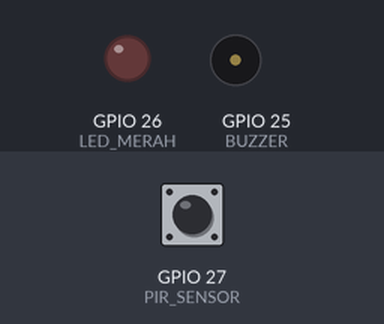
Recording of a sketch running on a simulated ESP32. On the bench: output pins drawn as LEDs (lit = HIGH), buzzer (waves = sounding, pin HIGH). The inputs (shaded band) are chosen by the test bench; at power-on: GPIO 27 (PIR_SENSOR) HIGH. WiFi joins after 1.5 s; servers stay silent unless stated; web services answer with replies made up by the test bench; what the sketch prints to the serial monitor is not drawn.

Above: at 2.7 s.
2.8 s: GPIO 27 (PIR_SENSOR) pulsed LOW 2 times (0.12 s each, 0.3 s apart)
At 3.7 s:
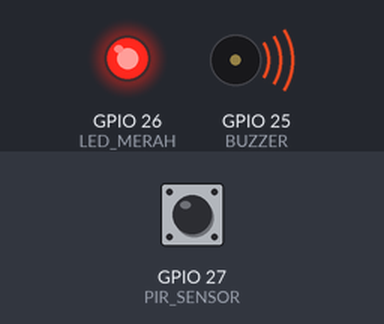
Timing chart, 0 to 14.6 s (numbered marks = the images above; inputs shaded):
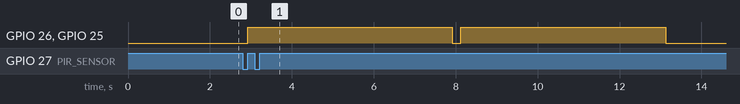

The sketch:

IoT_PendeteksiMaling.ino
```cpp
#include <WiFi.h>
#include <HTTPClient.h>

const char* ssid = "Wokwi-GUEST";
const char* password = "";
const char* botToken = "BOT_TOKEN"; // Ganti dengan token bot Telegram
const char* chatId = "CHAT_ID"; // Ganti dengan ID chat Telegram

#define PIR_SENSOR 27
#define LED_MERAH 26
#define BUZZER 25

volatile bool motionDetected = false; // Flag untuk mendeteksi gerakan

void IRAM_ATTR motionISR() {
    motionDetected = true; // Set flag saat ada gerakan
}

void setup() {
    Serial.begin(115200);

    WiFi.begin(ssid, password, 6);
    while (WiFi.status() != WL_CONNECTED) {
        delay(100);
        Serial.print(".");
    }
    Serial.println(" Connected!");

    pinMode(PIR_SENSOR, INPUT);
    pinMode(LED_MERAH, OUTPUT);
    pinMode(BUZZER, OUTPUT);

    attachInterrupt(digitalPinToInterrupt(PIR_SENSOR), motionISR, RISING); // Aktifkan interrupt
}

void loop() {
    if (motionDetected) {
        motionDetected = false; // Reset flag

        // 🔴 Prioritas 1: Nyalakan alarm (LED & buzzer)
        digitalWrite(LED_MERAH, HIGH);
        digitalWrite(BUZZER, HIGH);
        Serial.println("⚠️ Gerakan Terdeteksi! Mengaktifkan Alarm...");
        delay(5000); // Alarm menyala selama 5 detik
        digitalWrite(LED_MERAH, LOW);
        digitalWrite(BUZZER, LOW);

        // 📲 Prioritas 2: Kirim notifikasi ke Telegram
        sendNotification();
    }
}

// 🔹 Fungsi untuk mengirim notifikasi Telegram
void sendNotification() {
    if (WiFi.status() == WL_CONNECTED) {
        WiFiClient client;
        HTTPClient http;

        String url = "https://api.telegram.org/bot";
        url += botToken;
        url += "/sendMessage?chat_id=";
        url += chatId;
        url += "&text=MALING!! GERAKAN TERDETEKSI!";

        http.begin(client, url);
        int httpCode = http.GET();
        String payload = http.getString();  // Ambil respon dari Telegram

        Serial.print("HTTP Code: ");
        Serial.println(httpCode);
        Serial.print("Response: ");
        Serial.println(payload);

        if (httpCode > 0) {
            Serial.println("✅ Notifikasi Terkirim!");
        } else {
            Serial.println("❌ Gagal mengirim notifikasi.");
        }
        http.end();
    } else {
        Serial.println("❌ WiFi tidak terhubung!");
    }
}
```

Measured:
- after the input at 2.8 s, GPIO 26 (LED_MERAH), GPIO 25 (BUZZER): alternates HIGH for 5.0 s and LOW for 0.20 s, starting after 0.12 s
